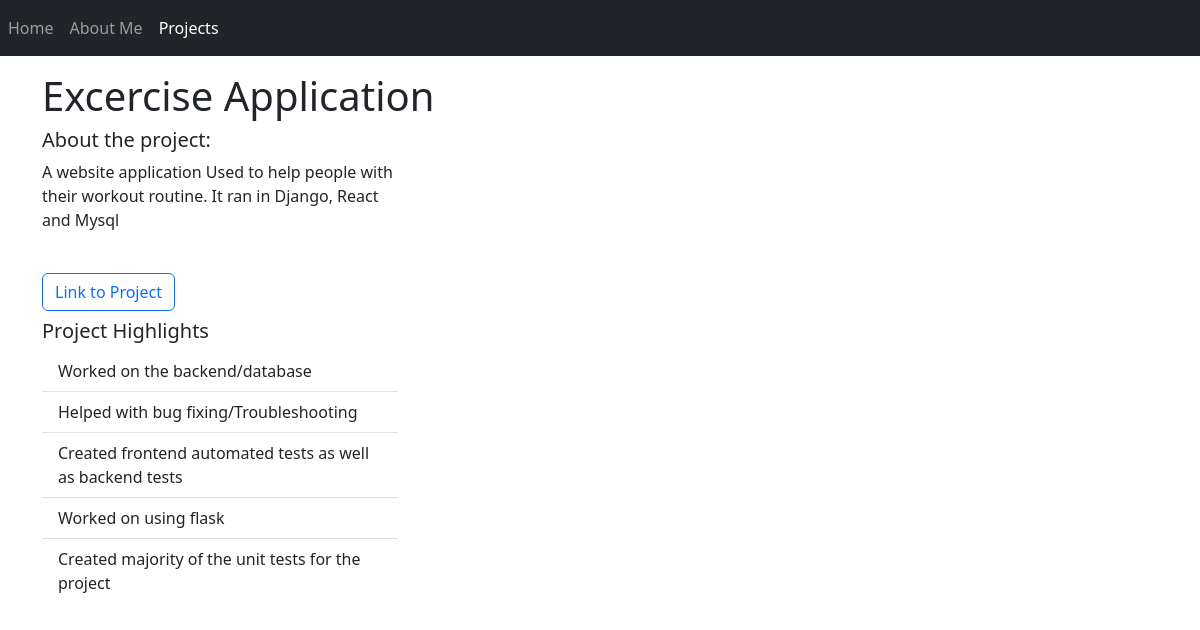
/projects/1/, run on the app's committed database.
### projects/models.py (models this page shows)
class Projectlong(models.Model):
    title = models.CharField(max_length=75)
    description=models.TextField()
    url=models.URLField()
    highlight1 = models.CharField(max_length=150, blank=True)
    highlight2 = models.CharField(max_length=150, blank=True)
    highlight3 = models.CharField(max_length=150, blank=True)
    highlight4 = models.CharField(max_length=150, blank=True)
    highlight5 = models.CharField(max_length=150, blank=True)

### projects/views.py (the view)
# urls.py: path('<int:pk>/',views.projectDetail, name='projectDetail')
def projectDetail(request,pk):
    project = Projectlong.objects.get(pk=pk)
    context = {
        "project":project
    }#man i love json
    return render(request,'projects/project.html',context)

### projects/templates/projects/project.html
{% extends "base.html" %}
{% block page_content %}
<nav class="navbar navbar-dark bg-dark fixed-top navbar-expand-lg">
    <ul class="navbar-nav">
        <li class="nav-item"><a class="nav-link " href="{%url 'home'%}">Home</a></li>
        <li class="nav-item"><a class="nav-link " href="{%url 'aboutme'%}">About Me</a></li>
        <li class="nav-item"><a class="nav-link active" href="{%url 'projectIndex'%}">Projects</a></li>
    </ul>
</nav>
<br>
<br>
<br>
<h1>{{ project.title }}</h1>
<div class="row">
    <div class="col-md-4">
        <h5>About the project:</h5>
        <p>{{ project.description }}</p>
        <br>
        <h3><a class="btn btn-outline-primary" href="{{project.url}}">Link to Project</a></h3>
        <h5>Project Highlights</h5>
        <ul class="list-group list-group-flush">
            {%if project.highlight1 %}<li class="list-group-item"> {{project.highlight1}} </li>{% endif %}
            {%if project.highlight2  %}<li class="list-group-item"> {{project.highlight2}} </li>{% endif %}
            {%if project.highlight3  %}<li class="list-group-item"> {{project.highlight3}} </li>{% endif %}
            {%if project.highlight4  %}<li class="list-group-item"> {{project.highlight4}} </li>{% endif %}
            {%if project.highlight5  %}<li class="list-group-item">{{project.highlight5}} </li>{% endif %}
        </ul>
    </div>
</div>
{% endblock %}

### pages/templates/base.html (shortened to what this page needs)
<!DOCTYPE html>
<html lang="en">
<head>
    <link
        href="https://cdn.jsdelivr.net/npm/bootstrap@5.3.1/dist/css/bootstrap.min.css"
        rel="stylesheet"
    >
</head>
<body class="container">
{% block page_content %}{% endblock page_content %}
</body>
</html>

### data on the page
Projectlong: title "Excercise Application", description "A website application Used to help people with their workout routine. It ran in Django, React and Mysql", highlight1 "Worked on the backend/database", highlight2 "Helped with bug fixing/Troubleshooting", highlight3 "Created frontend automated tests as well as backend tests", highlight4 "Worked on using flask", highlight5 "Created majority of the unit tests for the project"
